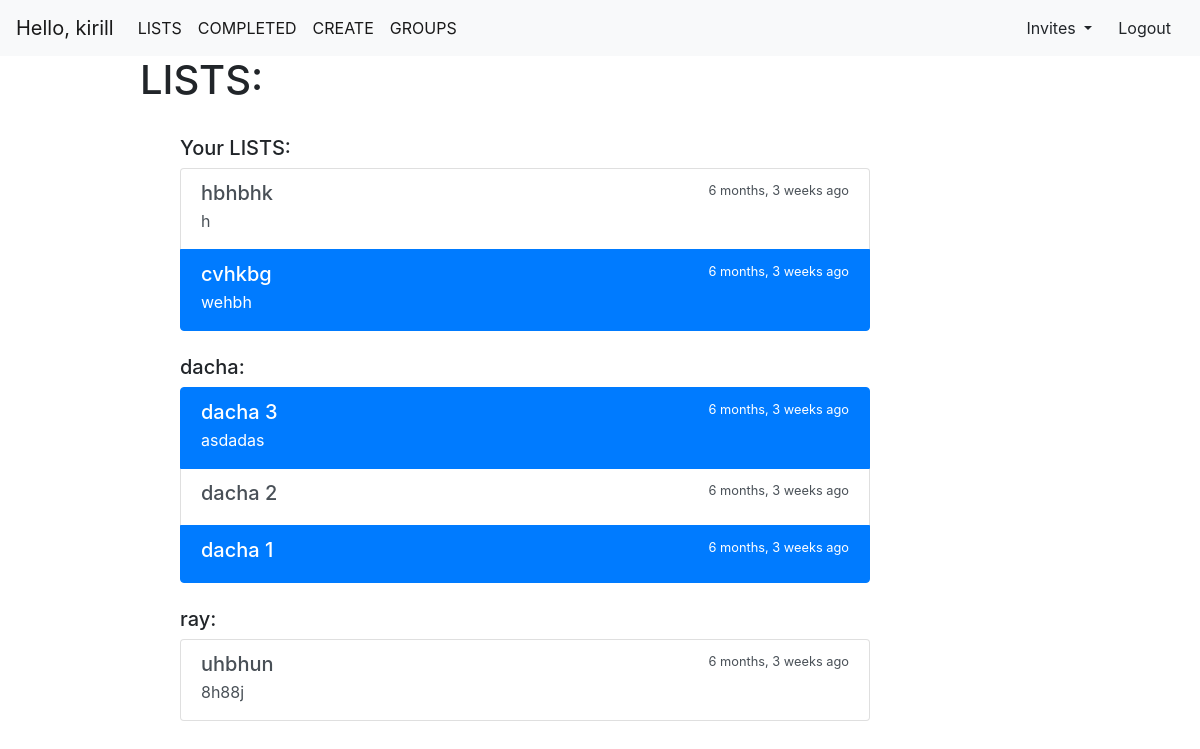
/current/ (signed in), run on an earlier commit of the app's database.
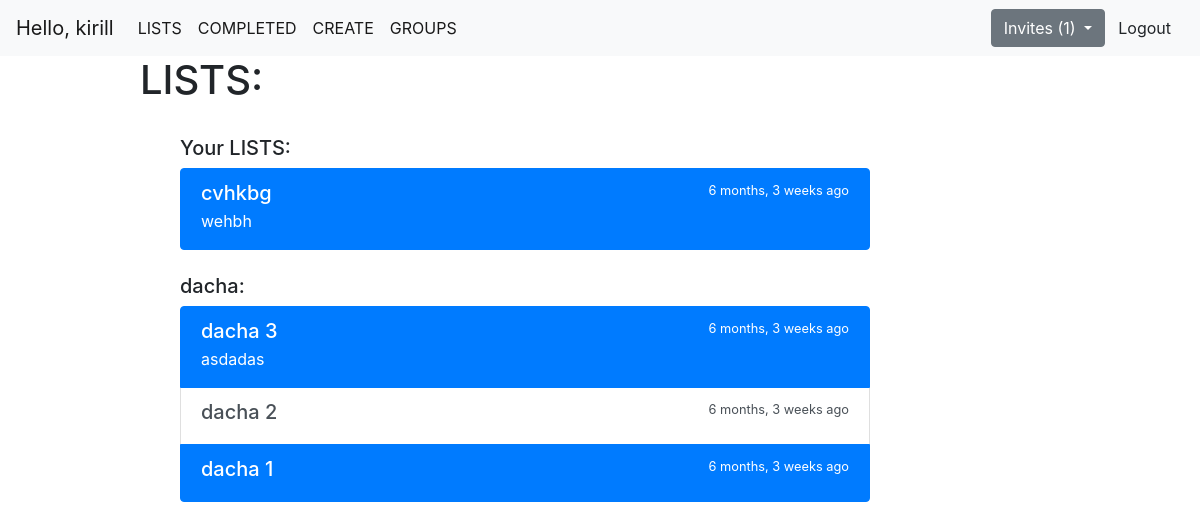
And on a later commit of the database.
### todo_app/models.py (models this page shows, shortened)
class Todo(models.Model):
    title = models.CharField(max_length=150)
    description = models.TextField(blank=True)
    importance = models.BooleanField(default=False)
    creation_time = models.DateTimeField(auto_now_add=True)
    completion_time = models.DateTimeField(null=True, blank=True)
    user = models.ForeignKey(User, on_delete=models.CASCADE)
    group = models.ForeignKey(Group, on_delete=models.CASCADE, blank=True, null=True)

class Group(models.Model):
    name = models.CharField(max_length=100)
    users = models.ManyToManyField(User, through='GroupUser')
    def __str__(self):
        return self.name

### todo_app/views.py (the view)
# urls.py: path('current/', views.current_todos, name='current_todos'),
@login_required
def current_todos(request):
    user_todos = Todo.objects.filter(user=request.user, completion_time__isnull=True, group=None).order_by('-creation_time')
    groups = map(
        lambda x: x.group,
        filter(
            lambda gu: gu.status == 'C' or gu.status == 'M',
            GroupUser.objects.filter(user=request.user)
        )
    )
    todos = {'self': user_todos}
    for group in groups:
        group = Group.objects.get(name=group)
        todos[group.name] = Todo.objects.filter(group=group.pk, completion_time__isnull=True).order_by('-creation_time')
    return render(request, '../templates/todo_app/current_todos.html', {'todos': todos})

### todo_app/context_processor.py (called while the page is built)
def invites_processor(request):
    try:
        invites = GroupUser.objects.filter(user=request.user, status='I')
        return {'invites': invites}
    except TypeError:
        return {}

### templates/todo_app/current_todos.html
{% extends 'base.html' %}
{% block content %}
    <div class="container">
        <div class="row">
            <div class="col col-lg-1"></div>
            <div class="col col-lg-8">
                <h1>LISTS:</h1>
                <ul>
                    {% if todos.self %}
                        <br><h5>Your LISTS:</h5>
                        <div class="list-group">
                            {% for todo in todos.self %}
                                <a href="{% url 'view_todo' todo.id %}"
                                   class="list-group-item list-group-item-action flex-column align-items-start{% if todo.importance %} active{% endif %}">
                                    <div class="d-flex w-100 justify-content-between">
                                        <h5 class="mb-1">{{ todo.title }}</h5>
                                        {% load humanize %}
                                        <small>{{ todo.creation_time|naturaltime }}</small>
                                    </div>
                                    <p class="mb-1">{{ todo.description|truncatechars:50 }}</p>
                                </a>
                            {% endfor %}
                        </div>
                    {% endif %}
                    {% for group, gr_todos in todos.items %}
                        {% if gr_todos and group != 'self' %}
                            <br><h5>{{ group }}:</h5>
                            <div class="list-group">
                                {% for todo in gr_todos %}
                                    <a href="{% url 'view_todo' todo.id %}" class="list-group-item list-group-item-action flex-column align-items-start{% if todo.importance %} active{% endif %}">
                                        <div class="d-flex w-100 justify-content-between">
                                            <h5 class="mb-1">{{ todo.title }}</h5>
                                            <small>{{ todo.creation_time|naturaltime }}</small>
                                        </div>
                                        <p class="mb-1">{{ todo.description|truncatechars:50 }}</p>
                                    </a>
                                {% endfor %}
                            </div>
                        {% endif %}
                    {% endfor %}
                </ul>
            </div>
            <div class="col col-lg-3"></div>
        </div>
    </div>
{% endblock %}

### templates/base.html (shortened to what this page needs)
<!doctype html>
<html lang="en">
<head>
    <link rel="stylesheet" href="https://stackpath.bootstrapcdn.com/bootstrap/4.5.0/css/bootstrap.min.css"
>
    {% load static %}
</head>
<body>
{% if user.is_authenticated %}
    <nav id="navbar-example2" class="navbar navbar-expand-lg navbar-light bg-light">
        <a class="navbar-brand" href="{% url 'home' %}">Hello, {{ user.username }}</a>
        <div class="collapse navbar-collapse" id="navbarSupportedContent">
            <ul class="navbar-nav mr-auto">
                <li class="nav-item active">
                    <a class="nav-link" href="{% url 'current_todos' %}">LISTS <span class="sr-only">(current)</span></a>
                </li>
                <li class="nav-item active">
                    <a class="nav-link" href="{% url 'completed_todos' %}">COMPLETED <span class="sr-only">(current)</span></a>
                </li>
                <li class="nav-item active">
                    <a class="nav-link" href="{% url 'create_todo' %}">CREATE <span class="sr-only">(current)</span></a>
                </li>
                <li class="nav-item active">
                    <a class="nav-link" href="{% url 'groups' %}">GROUPS <span class="sr-only">(current)</span></a>
                </li>
            </ul>
            <div class="dropdown">
            <button class="btn {% if invites %}btn-secondary{% endif %} dropdown-toggle" type="button"
                    id="dropdownMenuButton" data-toggle="dropdown" aria-haspopup="true" aria-expanded="false">
                Invites {% if invites %}({{ invites|length }}){% endif %}
            </button>
        </div>
        <ul class="nav nav-pills">
            <li class="nav-item">
                <form action="{% url 'logout_user' %}" method="post">
                    <button type="submit" class="btn btn-default">Logout</button>
                </form>
            </li>
        </ul>
        </div>
    </nav>
{% endif %}
{% block content %}{% endblock %}
</body>
</html>

What changed in the data, as far as the page shows it:
no longer on this page (row edited): Todo: title "hbhbhk", creation_time "6 months, 3 weeks ago", description "h", importance False (drawn), shown under "Your LISTS:"
removed Group: todos "ray"
removed Todo: title "uhbhun", creation_time "6 months, 3 weeks ago", description "8h88j", importance False (drawn), shown under "ray"
Also different on the page:
{{ invites|length }}: (not shown) → "1"
